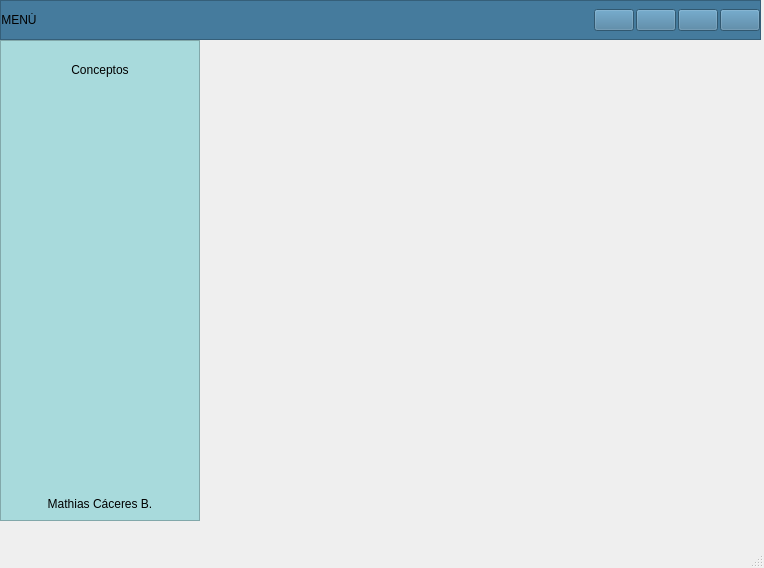
<?xml version="1.0" encoding="UTF-8"?>
<ui version="4.0">
 <class>MainWindow</class>
 <widget class="QMainWindow" name="MainWindow">
  <property name="geometry">
   <rect>
    <x>0</x>
    <y>0</y>
    <width>764</width>
    <height>568</height>
   </rect>
  </property>
  <property name="windowTitle">
   <string>MainWindow</string>
  </property>
  <widget class="QWidget" name="centralwidget">
   <widget class="QFrame" name="Frame_Superior">
    <property name="geometry">
     <rect>
      <x>0</x>
      <y>0</y>
      <width>761</width>
      <height>40</height>
     </rect>
    </property>
    <property name="minimumSize">
     <size>
      <width>0</width>
      <height>40</height>
     </size>
    </property>
    <property name="maximumSize">
     <size>
      <width>16777215</width>
      <height>40</height>
     </size>
    </property>
    <property name="styleSheet">
     <string notr="true">background-color: rgb(69, 123, 157);</string>
    </property>
    <property name="frameShape">
     <enum>QFrame::StyledPanel</enum>
    </property>
    <property name="frameShadow">
     <enum>QFrame::Raised</enum>
    </property>
    <layout class="QHBoxLayout" name="horizontalLayout_2">
     <property name="spacing">
      <number>2</number>
     </property>
     <property name="leftMargin">
      <number>0</number>
     </property>
     <property name="topMargin">
      <number>0</number>
     </property>
     <property name="rightMargin">
      <number>0</number>
     </property>
     <property name="bottomMargin">
      <number>0</number>
     </property>
     <item>
      <widget class="QPushButton" name="btn_menu">
       <property name="minimumSize">
        <size>
         <width>0</width>
         <height>0</height>
        </size>
       </property>
       <property name="maximumSize">
        <size>
         <width>16777215</width>
         <height>16777215</height>
        </size>
       </property>
       <property name="layoutDirection">
        <enum>Qt::LeftToRight</enum>
       </property>
       <property name="styleSheet">
        <string notr="true">QPushButton{
background-color:#457b9d;
font:87 12pt&quot;Arial Black&quot;;
border-radius:0px;
}

QPushButton:hover{
background-color: #a8dadc;
font:87 12pt&quot;Arial Back&quot;;
border-radius:0px;
}</string>
       </property>
       <property name="text">
        <string>MENÚ</string>
       </property>
       <property name="icon">
        <iconset>
         <normaloff>../../../Imagenes/bars-solid.svg</normaloff>../../../Imagenes/bars-solid.svg</iconset>
       </property>
      </widget>
     </item>
     <item>
      <spacer name="horizontalSpacer">
       <property name="orientation">
        <enum>Qt::Horizontal</enum>
       </property>
       <property name="sizeHint" stdset="0">
        <size>
         <width>523</width>
         <height>20</height>
        </size>
       </property>
      </spacer>
     </item>
     <item>
      <widget class="QPushButton" name="btn_minimizar">
       <property name="styleSheet">
        <string notr="true">QPushButtom{
border:0px;
}
QPushButton:hover{
border:5px solid #a8dadc;
background-color:#a8dadc;
}
</string>
       </property>
       <property name="text">
        <string/>
       </property>
       <property name="icon">
        <iconset>
         <normaloff>../../../Imagenes/window-minimize-solid.svg</normaloff>../../../Imagenes/window-minimize-solid.svg</iconset>
       </property>
      </widget>
     </item>
     <item>
      <widget class="QPushButton" name="btn_restaurar">
       <property name="styleSheet">
        <string notr="true">QPushButtom{
border:0px;
}
QPushButton:hover{
border:5px solid #a8dadc;
background-color:#a8dadc;
}</string>
       </property>
       <property name="text">
        <string/>
       </property>
       <property name="icon">
        <iconset>
         <normaloff>../../../Imagenes/window-restore-regular.svg</normaloff>../../../Imagenes/window-restore-regular.svg</iconset>
       </property>
      </widget>
     </item>
     <item>
      <widget class="QPushButton" name="btn_maximizar">
       <property name="styleSheet">
        <string notr="true">QPushButtom{
border:0px;
}
QPushButton:hover{
border:5px solid #a8dadc;
background-color:#a8dadc;
}</string>
       </property>
       <property name="text">
        <string/>
       </property>
       <property name="icon">
        <iconset>
         <normaloff>../../../Imagenes/window-maximize-solid.svg</normaloff>../../../Imagenes/window-maximize-solid.svg</iconset>
       </property>
      </widget>
     </item>
     <item>
      <widget class="QPushButton" name="btn_cerrar">
       <property name="maximumSize">
        <size>
         <width>16777215</width>
         <height>16777215</height>
        </size>
       </property>
       <property name="styleSheet">
        <string notr="true">QPushButtom{
border:0px;
}
QPushButton:hover{
border:5px solid #a8dadc;
background-color:#a8dadc;
}</string>
       </property>
       <property name="text">
        <string/>
       </property>
       <property name="icon">
        <iconset>
         <normaloff>../../../Imagenes/times-circle-solid.svg</normaloff>../../../Imagenes/times-circle-solid.svg</iconset>
       </property>
      </widget>
     </item>
    </layout>
   </widget>
   <widget class="QFrame" name="Frame_Inferior_Izq">
    <property name="geometry">
     <rect>
      <x>0</x>
      <y>40</y>
      <width>200</width>
      <height>481</height>
     </rect>
    </property>
    <property name="minimumSize">
     <size>
      <width>200</width>
      <height>0</height>
     </size>
    </property>
    <property name="maximumSize">
     <size>
      <width>200</width>
      <height>16777215</height>
     </size>
    </property>
    <property name="styleSheet">
     <string notr="true">QFrame{
background-color:#a8dadc;}

QPushButton{
background-color:#a8dadc;
border-top-left-radius: 20px;
border-bottom-left-radius: 20px;
font: 75 12pt &quot;Arial Narrow&quot;;
}
QPushButton:hover{
background-color:#a8dadc;
border-top-left-radius:20px;
border-bottom-left-radius:20px;
font: 75 12pt&quot;Arial Narrow&quot;;
}</string>
    </property>
    <property name="frameShape">
     <enum>QFrame::StyledPanel</enum>
    </property>
    <property name="frameShadow">
     <enum>QFrame::Raised</enum>
    </property>
    <layout class="QVBoxLayout" name="verticalLayout_3">
     <item>
      <widget class="QPushButton" name="pushButton_7">
       <property name="minimumSize">
        <size>
         <width>0</width>
         <height>40</height>
        </size>
       </property>
       <property name="maximumSize">
        <size>
         <width>16777215</width>
         <height>40</height>
        </size>
       </property>
       <property name="styleSheet">
        <string notr="true">QFrame{
background-color:#a8dadc;}

QPushButton{
background-color:#a8dadc;
border-top-left-radius: 20px;
border-bottom-left-radius: 20px;
font: 75 12pt &quot;Arial Narrow&quot;;
}
QPushButton:hover{
background-color:#f1faee;
border-top-left-radius:20px;
border-bottom-left-radius:20px;
font: 75 12pt&quot;Arial Narrow&quot;;
}
</string>
       </property>
       <property name="text">
        <string>Conceptos</string>
       </property>
       <property name="icon">
        <iconset>
         <normaloff>../../../Imagenes/chalkboard-teacher-solid.svg</normaloff>../../../Imagenes/chalkboard-teacher-solid.svg</iconset>
       </property>
      </widget>
     </item>
     <item>
      <spacer name="verticalSpacer">
       <property name="orientation">
        <enum>Qt::Vertical</enum>
       </property>
       <property name="sizeHint" stdset="0">
        <size>
         <width>20</width>
         <height>194</height>
        </size>
       </property>
      </spacer>
     </item>
     <item>
      <widget class="QLabel" name="label">
       <property name="text">
        <string>Mathias Cáceres B.</string>
       </property>
       <property name="alignment">
        <set>Qt::AlignCenter</set>
       </property>
      </widget>
     </item>
    </layout>
   </widget>
   <widget class="QStackedWidget" name="stackedWidget">
    <property name="geometry">
     <rect>
      <x>200</x>
      <y>40</y>
      <width>561</width>
      <height>471</height>
     </rect>
    </property>
    <property name="currentIndex">
     <number>0</number>
    </property>
    <widget class="QWidget" name="Pag_1"/>
    <widget class="QWidget" name="Pag_2"/>
    <widget class="QWidget" name="Pag_3"/>
    <widget class="QWidget" name="Pag_4"/>
    <widget class="QWidget" name="Pag_5"/>
   </widget>
  </widget>
  <widget class="QMenuBar" name="menubar">
   <property name="geometry">
    <rect>
     <x>0</x>
     <y>0</y>
     <width>764</width>
     <height>26</height>
    </rect>
   </property>
  </widget>
  <widget class="QStatusBar" name="statusbar"/>
 </widget>
 <resources/>
 <connections/>
</ui>
